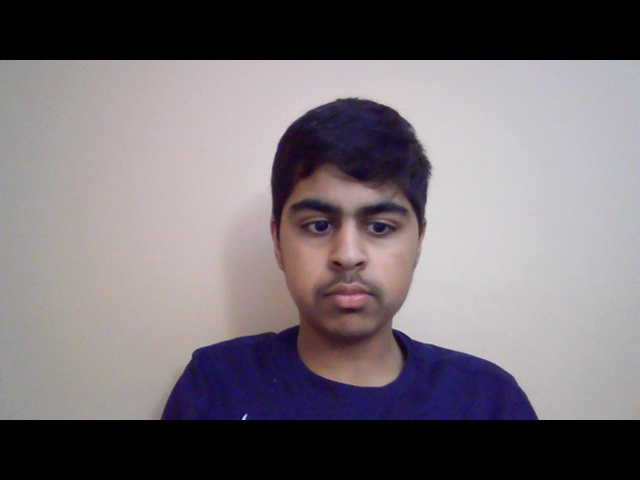
#> input picture AI-19/Capturning_Pics/Kunal/5.jpg, 640 x 480 px, given in place of the camera
$ jupyter execute --allow-errors Justin_code_Kunaltest.ipynb   (shell and % lines are left out)   (older library calls are emulated)
#> lines starting #> are read from the running program, lines starting #| are printed output that depends on the picture
#> further down, frame is the input picture: shape (480, 640, 3); mean B, G, R 117.3, 112.3, 119.1
#> `gray  = cv2.cvtColor(frame, cv2.COLOR_BGR2GRAY)`:
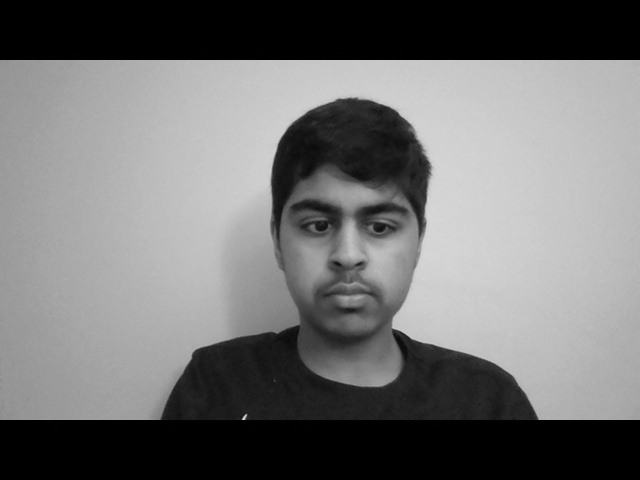
#> gray: shape (480, 640); min 0, max 219, mean 114.9
#> `faces = face_cascade.detectMultiScale(gray, scaleFactor=1.5, minNeighb..`: faces = [[271, 170, 152, 152], [239, 135, 228, 228]]
[cell 1]
# FACES BASIC 1  FACES BASIC 1  FACES BASIC 1
# REGION OF INTEREST (roi)
# REF VIDEO: https://www.codingforentrepreneurs.com/blog/opencv-python-face-recognition-and-identification

[cell 2]
# Import for Capture Photo from video
import cv2
import os
import shutil
# Import for Augumentation
from keras.preprocessing import image
from keras.preprocessing.image import ImageDataGenerator
#import os
import matplotlib.pyplot as plt
# Import all necessary libaries
#import os
import numpy as np
from PIL import Image
#import cv2
import pickle

[cell 3]
os.chdir('/Users/NidhiAneja/Documents/AI/Justin/OpenCV-Python-Series-master/src')
BASE_DIR = '/Users/NidhiAneja/Documents/AI/Justin/OpenCV-Python-Series-master/src'
base_dir_images = '/Users/NidhiAneja/Documents/AI/Justin/OpenCV-Python-Series-master/src/images/'

[cell 4]
# Model already built for faces -- CASCADE
face_cascade = cv2.CascadeClassifier('cascades/data/haarcascade_frontalface_alt2.xml')

[cell 5]
# Into the folder of images
image_dir = os.path.join(BASE_DIR, "images")

[cell 6]
#--------------------------
#Why does it alawys show directory of ".DS_Store"
#--------------------------
if not os.path.exists('Kunal'):
    os.makedirs('Kunal')

#os.listdir()

[cell 7]
# these images are name of individual and than photos are numbered 1,2,3....

[cell 8]
#---
BASE_DIR = os.path.dirname(os.path.abspath('src'))
# BASE_DIR
#---
face_cascade = cv2.CascadeClassifier('cascades/data/haarcascade_frontalface_alt2.xml')
#---
y_labels= []
x_train = []

[cell 9]
# CREATE DICTIONARY
current_id=0
label_ids= {}

[cell 10]
# TRAIN THE RECOGINIZER....PART 3
# recognizer = cv2.face.LBPHFaceRecognizer

[cell 11]
for root, dirs, files in os.walk(image_dir):
    for file in files:
        if file.endswith('png') or file.endswith('jpg'):
            path = os.path.join(root, file)
            label = os.path.basename(root).replace(" ","-").lower()
            #print(label,path)
            #----
            if label in label_ids:
                pass
            else:
                label_ids[label] = current_id
                current_id += 1

            id_ = label_ids[label]
            #print(label_ids)
                #----
            #y_labels.append(label) # some number
            #x_train.append(path) # verify this image, turn into a NUMPY array, GARY
            # PIL is a image library
            pil_image = Image.open(path).convert("L") # grayscale
            #---
            # RESIZE IMAGES IN TRAINING.....
            size = (550, 550)
            final_image = pil_image.resize(size, Image.ANTIALIAS)
            #---
            #image_array = np.array(pil_image, "uint8")
            image_array = np.array(final_image, "uint8")
            #print(image_array)
            # following gives region of interest i.e. faces...
            faces = face_cascade.detectMultiScale(image_array, scaleFactor=1.5, minNeighbors=5)

            for (x,y,w,h) in faces:
                roi = image_array[y:y+h, x:x+w]
                x_train.append(roi)
                y_labels.append(id_)

#print(y_labels)
#print(x_train)

with open("labels.pickle", 'wb') as f:
    pickle.dump(label_ids, f)

[cell 12]
# TRAIN THE RECOGINIZER....PART 3
# recognizer = cv2.face.LBPHFaceRecognizer
recognizer = cv2.face.LBPHFaceRecognizer_create()
#----
#ACTUALLY TRAINING DONE HERE>...
#> (the rest of this cell did not finish here and is left out)

[cell 13]
os.chdir(os.path.join(base_dir_images, 'Kunal'))

[cell 14]
#========================
# EYES AND SMILE......
#========================
# EYE
eye_cascade = cv2.CascadeClassifier('cascades/data/haarcascade_eye.xml')
# add the following to ready to predict code..
'''
eyes = eye_cascade.detectMultiScale(roi_gray)
for (ex, ey, ew, eh) in eyes:
    cv2.rectangle(roi_color, (ex,ey), (ex + ew, ey + eh), (0,255,0),2)
'''
# SMILE
smile_cascade = cv2.CascadeClassifier('cascades/data/haarcascade_smile.xml')
'''
smile = smile_cascade.detectMultiScale(roi_gray)
for (sx, sy, ew, eh) in eyes:
    cv2.rectangle(roi_color, (ex,ey), (ex + ew, ey + eh), (0,255,255),2)

'''

[cell 15]
# ready to predict....

cap = cv2.VideoCapture(0)
cv2.namedWindow("Who are you?")
img_counter = 0
j=0
#> (the rest of this cell did not finish here and is left out)
